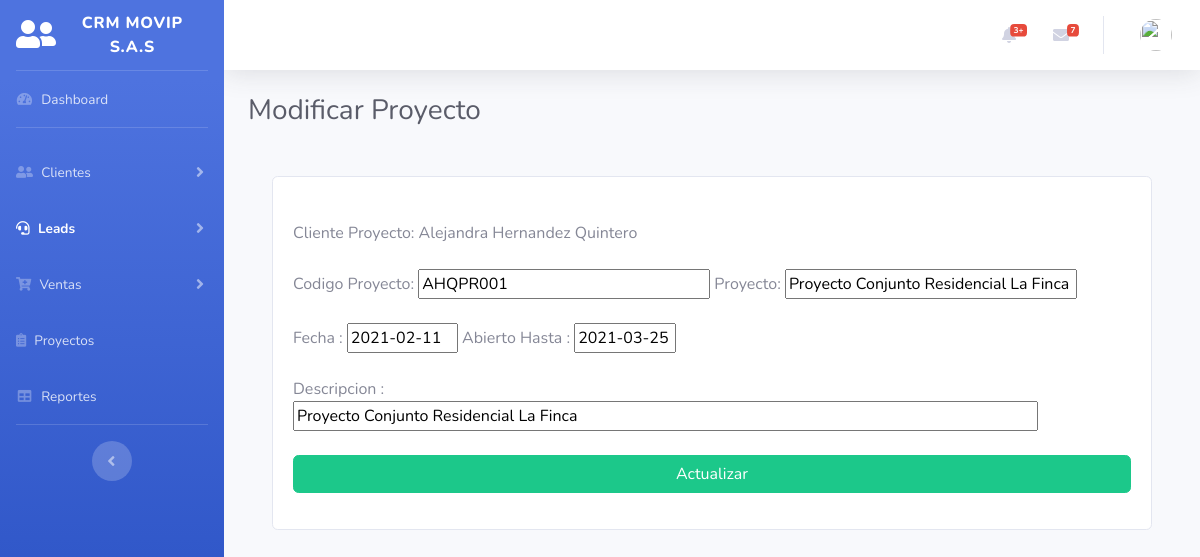
Page /modificarproyecto.php?id=15 (signed in) on the committed database.
### tables this page shows
CREATE TABLE `proyectos` (
  `id_proyecto` int(11) NOT NULL,
  `codigo_proyecto` varchar(50) NOT NULL,
  `cliente_proyecto` varchar(50) NOT NULL,
  `fecha_ini_proyecto` date NOT NULL,
  `fecha_fin_proyecto` date DEFAULT NULL,
  `estado_proyecto` int(11) NOT NULL,
  `tema_proyecto` varchar(100) DEFAULT NULL,
  `descripcion_proyecto` text DEFAULT NULL
);

### modificarproyecto.php (the view, shortened to what this page needs)
<?php
include("conlead.php");
$tipo_usuario = $_SESSION['tipo_usuario'];
$id_proyecto = $_GET['id'];
?>
<!DOCTYPE html>
<html lang="en">
<head>
  <link href="vendor/fontawesome-free/css/all.min.css" rel="stylesheet" type="text/css">
  <link href="css/sb-admin-2.min.css" rel="stylesheet">
</head>
<body id="page-top">
  <div id="wrapper">
    <ul class="navbar-nav bg-gradient-primary sidebar sidebar-dark accordion" id="accordionSidebar">
      <a class="sidebar-brand d-flex align-items-center justify-content-center" href="principal.php">
        <div class="sidebar-brand-icon">
          <i class="fas fa-user-friends"></i>
        </div>
        <div class="sidebar-brand-text mx-3">CRM Movip S.A.S</div>
      </a>
      <hr class="sidebar-divider my-0">
      <li class="nav-item inactive">
        <a class="nav-link" href="principal.php">
          <i class="fas fa-fw fa-tachometer-alt"></i>
          <span>Dashboard</span></a>
      </li>
      <hr class="sidebar-divider">
      <?php if ($tipo_usuario == 1) { ?>
        <li class="nav-item">
          <a class="nav-link collapsed" href="#" data-toggle="collapse" data-target="#collapseTwo" aria-expanded="true" aria-controls="collapseTwo">
            <i class="fas fa-user-friends"></i>
            <span>Clientes</span>
          </a>
        </li>
        <li class="nav-item active">
          <a class="nav-link collapsed" href="#" data-toggle="collapse" data-target="#collapseUtilities" aria-expanded="true" aria-controls="collapseUtilities">
            <i class="fas fa-headset"></i>
            <span>Leads</span>
          </a>
        </li>
        <li class="nav-item">
          <a class="nav-link collapsed" href="#" data-toggle="collapse" data-target="#collapsePages" aria-expanded="true" aria-controls="collapsePages">
            <i class=" fas fa-cart-plus"></i></i>
            <span>Ventas</span>
          </a>
        </li>
        <li class="nav-item">
          <a class="nav-link" href="charts.html">
            <i class="fas fa-clipboard-list "></i>
            <span>Proyectos</span></a>
        </li>
        <li class="nav-item">
          <a class="nav-link" href="reportes.php">
            <i class="fas fa-fw fa-table"></i>
            <span>Reportes</span></a>
        </li>
      <?php } ?>
      <hr class="sidebar-divider d-none d-md-block">
      <div class="text-center d-none d-md-inline">
        <button class="rounded-circle border-0" id="sidebarToggle"></button>
      </div>
    </ul>
    <div id="content-wrapper" class="d-flex flex-column">
      <div id="content">
        <nav class="navbar navbar-expand navbar-light bg-white topbar mb-4 static-top shadow">
          <ul class="navbar-nav ml-auto">
            <li class="nav-item dropdown no-arrow mx-1">
              <a class="nav-link dropdown-toggle" href="#" id="alertsDropdown" role="button" data-toggle="dropdown" aria-haspopup="true" aria-expanded="false">
                <i class="fas fa-bell fa-fw"></i>
                <span class="badge badge-danger badge-counter">3+</span>
              </a>
            </li>
            <li class="nav-item dropdown no-arrow mx-1">
              <a class="nav-link dropdown-toggle" href="#" id="messagesDropdown" role="button" data-toggle="dropdown" aria-haspopup="true" aria-expanded="false">
                <i class="fas fa-envelope fa-fw"></i>
                <span class="badge badge-danger badge-counter">7</span>
              </a>
            </li>
            <li class="nav-item dropdown no-arrow">
              <a class="nav-link dropdown-toggle" href="#" id="userDropdown" role="button" data-toggle="dropdown" aria-haspopup="true" aria-expanded="false">
                <img class="img-profile rounded-circle" src="https://source.unsplash.com/QAB-WJcbgJk/60x60">
              </a>
            </li>
          </ul>
        </nav>
        <div class="container-fluid">
          <div class="d-sm-flex align-items-center justify-content-between mb-4">
            <h1 class="h3 mb-0 text-gray-800">Modificar Proyecto</h1>
          </div>
          <fieldset>
            <div class="container p-4">
              <div class="group">
                <div class="card card-body">
                  <form class="form-contact" action="ModificacionProyecto.php" method="POST">
                    <div class="form-group" id="responsive-form">
                      <?php
                      $sql = "SELECT * FROM crmpry.proyectos WHERE id_proyecto = '$id_proyecto'";
                      $result = mysqli_query($conexion2, $sql);
                      while ($mostrar = mysqli_fetch_array($result)) {
                        echo "<br>";
                        echo "Cliente Proyecto: $mostrar[cliente_proyecto]";
                        echo "<br>";
                        echo "<br>";
                        echo "Codigo Proyecto: <input type='text' size='30' name='codigo_proyecto' value ='$mostrar[codigo_proyecto]'> ";
                        echo "Proyecto: <input type='text' size='30' name='tema_proyecto' value ='$mostrar[tema_proyecto]'></center>";
                        echo "<br>";
                        echo "<br>";
                        echo 'Fecha : ';
                        echo "<input type='text' size='10' name='fecha_ini_proyecto' value ='$mostrar[fecha_ini_proyecto]'> ";
                        echo 'Abierto Hasta : ';
                        echo "<input type='text' size='9' name='fecha_fin_proyecto' value ='$mostrar[fecha_fin_proyecto]'> ";
                        echo "<br>";
                        echo "<br>";
                        echo 'Descripcion : ';
                        echo "<input type='text' size='80' name='descripcion_proyecto' value ='$mostrar[descripcion_proyecto]'> ";
                        echo "<br>";
                        echo "<br>";
                      }
                      ?>
                      <input type="submit" class="btn btn-success btn-block" name="actualizar" value="Actualizar">
          </fieldset>
        </div>
      </div>
    </div>
  </div>
</body>
</html>

### rows in the picture
proyectos: cliente_proyecto "Alejandra Hernandez Quintero", codigo_proyecto "AHQPR001", tema_proyecto "Proyecto Conjunto Residencial La Finca", fecha_ini_proyecto "2021-02-11", fecha_fin_proyecto "2021-03-25", descripcion_proyecto "Proyecto Conjunto Residencial La Finca"
